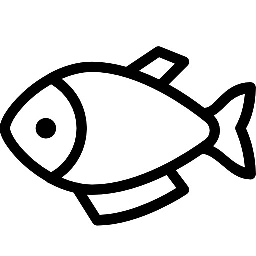
#> input picture img/fish.jpg, 256 x 256 px
$ python geo_translate.py
#> lines starting #> are read from the running program, lines starting #| are printed output that depends on the picture
import cv2
import numpy as np
img = cv2.imread('../img/fish.jpg')
#> img is the input picture: shape (256, 256, 3); min 0, max 255, mean 211.5
rows,cols = img.shape[0:2]
#> rows = 256; cols = 256

M = np.float32([[1,0,100],
                [0,1,50]])  # matrix
dst = cv2.warpAffine(img,M,(cols+100,rows+50))
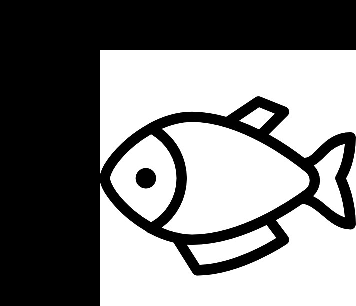
#> dst: shape (306, 356, 3); min 0, max 255, mean 127.2

cv2.imshow('img',dst)
cv2.waitKey(0)
cv2.destroyAllWindows()

$ run again, with img/bright.jpg copied over img/fish.jpg
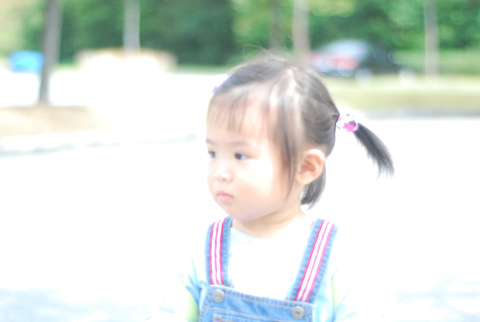
#> input picture img/bright.jpg, 480 x 322 px
#> img is the input picture: shape (322, 480, 3); mean B, G, R 216.5, 222.7, 215.1
#> `dst = cv2.warpAffine(img,M,(cols+100,rows+50))`:
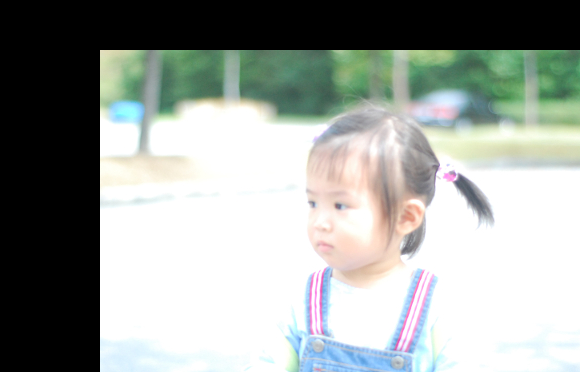
#> dst: shape (372, 580, 3); mean B, G, R 155.1, 159.6, 154.1
